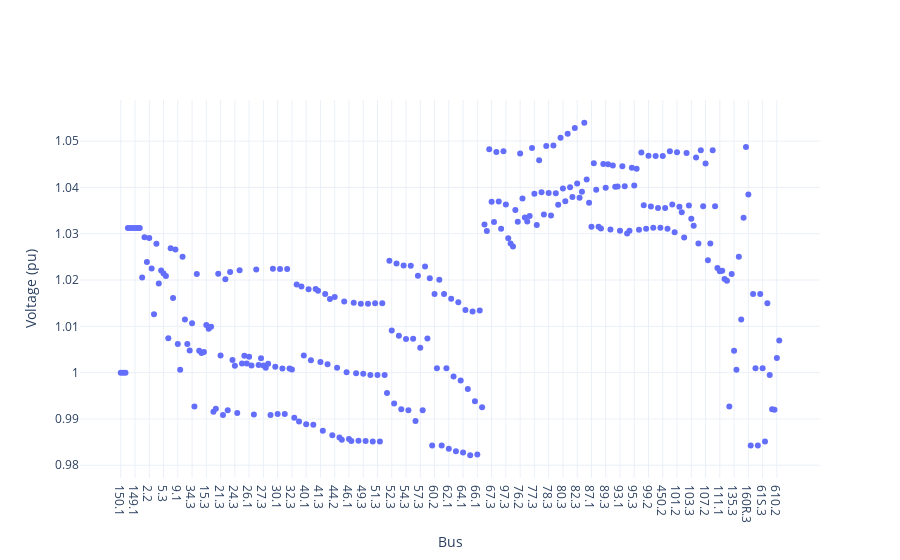

Source (notebook cell):
### Code cell
ts = dt.datetime(2018, 5, 1, 12)
true = true_voltages.loc[ts].abs() / base_voltages

fig = make_subplots(rows=1, cols=1)
fig.add_trace(
    go.Scatter(name="feeder", x=true.index, y=true.values, mode="markers"), row=1, col=1
)
fig.update_yaxes(title_text="Voltage (pu)", row=1, col=1)
fig.update_xaxes(title_text="Bus", row=1, col=1)
fig.update_layout(template="plotly_white")
fig.show()

### Figure 1 — Plotly figure (JSON) as saved in the notebook; plotly's stock layout.template omitted (floating-point values rounded to 4 significant figures; data arrays with more than 128 entries replaced by an {"elided": "..."} marker saying what was removed)
{"data": [{"mode": "markers", "name": "feeder", "type": "scatter", "x": {"elided": "278 str values"}, "xaxis": "x", "y": {"elided": "278 float values"}, "yaxis": "y"}], "layout": {"xaxis": {"anchor": "y", "domain": [0, 1], "title": {"text": "Bus"}}, "yaxis": {"anchor": "x", "domain": [0, 1], "title": {"text": "Voltage (pu)"}}}}
